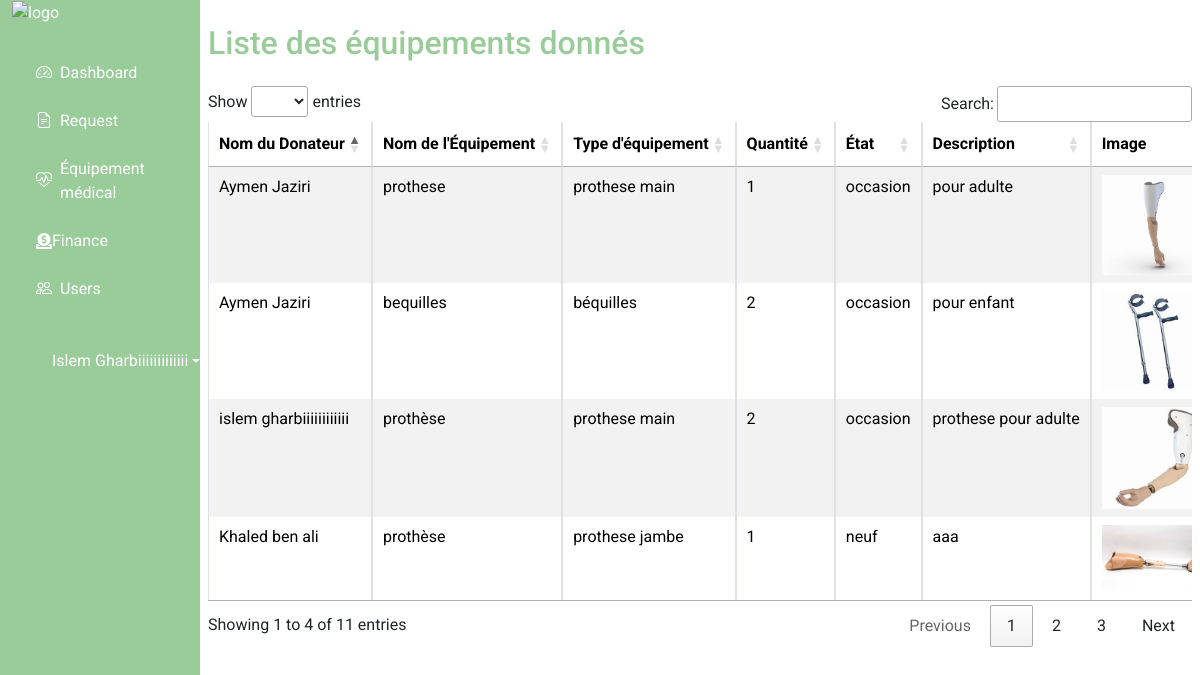
/back_office/equipment.php (signed in), run on the app's committed database.
### tables this page shows
CREATE TABLE `dons_equipment` (
  `id_equipment` int(11) NOT NULL,
  `id_donateur` int(11) NOT NULL,
  `quantite` int(11) NOT NULL,
  `type_equipment` varchar(255) NOT NULL,
  `image_path` varchar(255) DEFAULT NULL,
  `description` text DEFAULT NULL,
  `etat` enum('neuf','occasion') NOT NULL,
  `disponabilite` enum('disponible','indisponible') NOT NULL DEFAULT 'disponible',
  `date_don` date NOT NULL,
  `name` varchar(50) DEFAULT NULL,
  `approve` enum('oui','non') DEFAULT 'non'
);

CREATE TABLE `users` (
  `id` int(11) NOT NULL,
  `name` varchar(25) NOT NULL,
  `email` varchar(100) NOT NULL,
  `pass` varchar(25) NOT NULL,
  `role` enum('donateur','beneficiaire') NOT NULL,
  `created_at` datetime DEFAULT current_timestamp(),
  `adress` varchar(255) DEFAULT NULL,
  `phone_number` varchar(15) DEFAULT NULL
);

### back_office/equipment.php (the view, shortened to what this page needs)
<?php
include 'db.php';
$sql = "
    SELECT
        dons_equipment.*,
        users.name AS donor_name
    FROM
        dons_equipment
    JOIN
        donateur ON dons_equipment.id_donateur = donateur.id_donateur
    JOIN
        users ON donateur.user_id = users.id
";
$result = mysqli_query($conn, $sql);
?>
<!DOCTYPE html>
<html lang="fr">
<head>
    <link href="https://cdn.jsdelivr.net/npm/bootstrap@5.3.3/dist/css/bootstrap.min.css" rel="stylesheet">
    <link href="https://cdnjs.cloudflare.com/ajax/libs/bootstrap-icons/1.10.3/font/bootstrap-icons.min.css" rel="stylesheet">
    <link rel="stylesheet" href="https://cdn.datatables.net/1.13.6/css/jquery.dataTables.min.css">
    <link rel="stylesheet" href="../assets/css/style.css">
    <link rel="stylesheet" href="https://cdnjs.cloudflare.com/ajax/libs/font-awesome/5.14.0/css/all.min.css">
    <link rel="stylesheet" href="https://cdn.jsdelivr.net/npm/sweetalert2@11.6.3/dist/sweetalert2.min.css">
</head>
<body>
    <div class="d-flex flex-column flex-lg-row">
        <div class="col-lg-2 d-none d-lg-block">
            <?php include('nav.php'); ?>
        </div>
        <div class="px-2 col-lg-10">
            <h2 class="my-4" id="back-title">Liste des équipements donnés</h2>
            <div class="table-responsive">
                <table class="table table-striped table-bordered nowrap" style="width: 100%;" id="donateursTable">
                    <thead>
                        <tr>
                            <th>Nom du Donateur</th>
                            <th>Nom de l'Équipement</th>
                            <th>Type d'équipement</th>
                            <th>Quantité</th>
                            <th>État</th>
                            <th>Description</th>
                            <th>Image</th>
                        </tr>
                    </thead>
                    <tbody>
                        <?php while ($row = mysqli_fetch_assoc($result)): ?>
                            <tr>
                                <td><?= htmlspecialchars($row['donor_name']); ?></td>
                                <td><?= htmlspecialchars($row['name']); ?></td>
                                <td><?= htmlspecialchars($row['type_equipment']); ?></td>
                                <td><?= $row['quantite']; ?></td>
                                <td><?= htmlspecialchars($row['etat']); ?></td>
                                <td><?= htmlspecialchars($row['description']); ?></td>
                                <td>
                                    <?php if (!empty($row['image_path'])): ?>
                                        <img src="<?= $row['image_path']; ?>" alt="Image" width="100">
                                    <?php else: ?>
                                        Pas d'image
                                    <?php endif; ?>
                                </td>
                            </tr>
                        <?php endwhile; ?>
                    </tbody>
                </table>
            </div>
        </div>
    </div>
</body>
</html>

### assets/css/style.css (style rules this page uses)
body { font-family: 'Roboto', sans-serif; }
#back-title { color: #99CC99; }

### data on the page
dons_equipment: users.name "islem gharbiiiiiiiiiiii", name "prothèse", type_equipment "prothese main", quantite "2", etat "occasion", description "prothese pour adulte", image_path (picture)
dons_equipment: users.name "Khaled ben ali", name "prothèse", type_equipment "prothese jambe", quantite "1", etat "neuf", description "aaa", image_path (picture)
dons_equipment: users.name "Aymen Jaziri", name "prothese", type_equipment "prothese main", quantite "1", etat "occasion", description "pour adulte", image_path (picture)
dons_equipment: users.name "Aymen Jaziri", name "bequilles", type_equipment "béquilles", quantite "2", etat "occasion", description "pour enfant", image_path (picture)

### other printed values
$_SESSION['admins_name'] "Islem Gharbiiiiiiiiiiiii"
